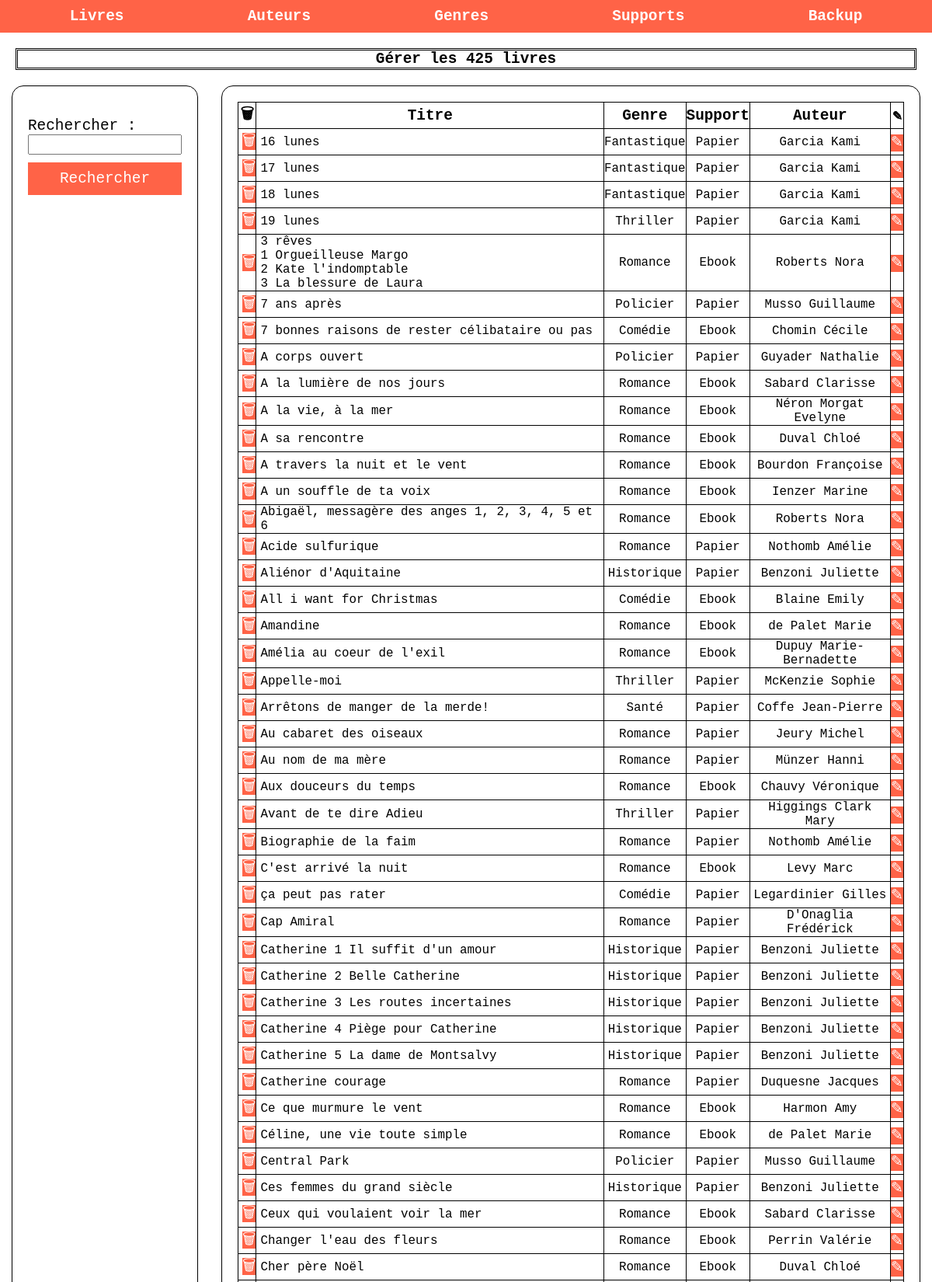
The page /?section=livre&action=voir (upper part) on the database its author committed.
### tables this page shows
CREATE TABLE `livre` (
  `livre_id` int(11) NOT NULL,
  `titre` varchar(500) NOT NULL,
  `fk_auteur` int(11) NOT NULL,
  `fk_genre` int(11) NOT NULL,
  `fk_support` int(11) NOT NULL
);

CREATE TABLE `genre` (
  `genre_id` int(11) NOT NULL,
  `nom` varchar(50) NOT NULL
);

CREATE TABLE `support` (
  `support_id` int(11) NOT NULL,
  `nom` varchar(50) NOT NULL
);

### index.php (called while the page is built, shortened)
<?php
    include("views/html/header.php");
    include("views/html/menu.php");
    include("controllers/router.php");
    include("views/html/footer.php");
?>

### controllers/livre/voir.php (called while the page is built, shortened)
<?php
$db = connexion();
$requete= "select l.livre_id, l.titre, g.nom as genre, s.nom as support, CONCAT(a.nom ,' ', a.prenom) as auteur2 from livre l JOIN auteur a ON l.fk_auteur = a.auteur_id JOIN genre g ON l.fk_genre = g.genre_id JOIN support s ON l.fk_support = s.support_id ORDER BY l.titre";
$stmt = $db->prepare($requete);
$stmt->execute(
    array(
    )
);
$livres = $stmt->fetchAll();
$countLivres = count($livres);
include("views/livre/voir.php");
?>

### views/livre/voir.php (the view, shortened to what this page needs)
<h2>Gérer les <?= $countLivres; ?> livres</h2>
<div class="flex row sa">
    <div id="gauche">
        <form method="post">
            <div class="flex col">
                <div class="flex col">
                    <label for="mot">Rechercher : </label>
                    <input type="text" name="mot" id="mot">
                </div>
                <input type="button" value="Rechercher" id="btn_search">
            </div>
        </form>
    </div>
    <div id="droite">
        <table>
            <thead>
            <tr>
                <th>🗑</th>
                <th>Titre</th>
                <th>Genre</th>
                <th>Support</th>
                <th>Auteur</th>
                <th>✎</th>
            </tr>
            </thead>
            <tbody>
            <?php
            if(count($livres) > 0){
                foreach($livres as $livre){
                    echo "<tr>";
                    echo "<td><a class='btn' href='?section=livre&action=supprimer&id=".$livre["livre_id"]."'>🗑</a>";
                    echo "<td>" . nl2br($livre["titre"]) . "</td>";
                    echo "<td>" . $livre["genre"] . "</td>";
                    echo "<td>" . $livre["support"] . "</td>";
                    echo "<td>" . $livre["auteur2"] . "</td>";
                    echo "<td><a class='btn' href='?section=livre&action=modifier&id=".$livre["livre_id"]."'>✎</a>";
                    echo "</tr>";
                }
            }
            else {
                if(strlen($message) == 0){
                    $message = "Il n'y a pas de livres";
                }
            }
            ?>
             </tbody>
        </table>
    </div>
    </div>

### views/html/header.php (shortened to what this page needs)
<!DOCTYPE html>
<html lang="en">
<head>
    <link rel="stylesheet" href="public/css/style.css">
</head>
<body>

### views/html/menu.php (shortened to what this page needs)
<nav>
    <div class="dropdown">
        <a href="?section=livre&action=voir">Livres</a>
    </div>
    <div class="dropdown">
        <a href="?section=auteur&action=voir">Auteurs</a>
    </div>
    <div class="dropdown">
        <a href="?section=genre&action=voir">Genres</a>
    </div>
    <div class="dropdown">
        <a href="?section=support&action=voir">Supports</a>
    </div>
    <p><a href="?section=backup&action=voir">Backup</a></p>
</nav>

### controllers/router.php (shortened to what this page needs)
<?php
    $tab = [
        "livre" => ["search_auteur", "search_titre","voir", "ajouter", "modifier", "supprimer"],
        "auteur" => ["voir", "ajouter", "modifier", "supprimer"],
        "genre" => ["voir", "ajouter", "modifier", "supprimer"],
        "support" => ["voir", "ajouter", "modifier", "supprimer"],
        "backup" => ["voir"]
    ];
    if(isset($_GET["section"], $_GET["action"])){
        $section = $_GET["section"];
        $action = $_GET["action"];
        if(array_key_exists($section, $tab)){
            if(in_array($action,$tab[$section])){
                include("controllers/$section/$action.php");
            }
            else {
                include("views/error/404.php");
            }
        }
        else {
            include("views/error/404.php");
        }
    }
    else {
        include("controllers/livre/search_auteur.php");
    }
?>

### public/css/style.css (style rules this page uses)
* { margin:0; padding:0; box-sizing: border-box; font-family: monospace; font-size: 1.1rem }
table, td, th { border: 1px solid black; }
td { font-size: 0.9rem; }
td, th { text-align: center; }
td:nth-of-type(2), td:first-of-type { text-align: left; padding-left: 5px; }
table { border-collapse: collapse; width: 100%; }
.flex { display: flex; }
.row { flex-direction: row; }
.col { flex-direction: column; }
.sa { justify-content: space-around; }
#gauche, #droite { border: 1px solid black; border-radius: 15px; padding: 20px; }
#gauche { width: 20%; }
#droite { width: 75%; }
h1,h2 { text-align: center; margin: 20px; border : 3px black double; }
nav { display: flex; flex-direction: row; justify-content: space-around; width: 100%; background-color: tomato; padding : 10px; }
nav a { color: white; font-weight: bolder; text-decoration: none; }
.dropdown { position: relative; display: inline-block; }
form div { margin : 10px 0; }
form input[type=submit], input[type=button] { width: 100%; background-color: tomato; border:none; padding : 10px; color : white; }
.btn { width: 100%; background-color: tomato; border:none; text-decoration: none; color : white; }

### rows shown on the page
livre: titre "16 lunes", fk_genre.nom "Fantastique", fk_support.nom "Papier", auteur2 "Garcia Kami"
livre: titre "17 lunes", fk_genre.nom "Fantastique", fk_support.nom "Papier", auteur2 "Garcia Kami"
livre: titre "18 lunes", fk_genre.nom "Fantastique", fk_support.nom "Papier", auteur2 "Garcia Kami"
livre: titre "19 lunes", fk_genre.nom "Thriller", fk_support.nom "Papier", auteur2 "Garcia Kami"
livre: titre "3 rêves 1 Orgueilleuse Margo 2 Kate l'indomptable 3 La blessure de Laura", fk_genre.nom "Romance", fk_support.nom "Ebook", auteur2 "Roberts Nora"
livre: titre "7 ans après", fk_genre.nom "Policier", fk_support.nom "Papier", auteur2 "Musso Guillaume"
livre: titre "7 bonnes raisons de rester célibataire ou pas", fk_genre.nom "Comédie", fk_support.nom "Ebook", auteur2 "Chomin Cécile"
livre: titre "A corps ouvert", fk_genre.nom "Policier", fk_support.nom "Papier", auteur2 "Guyader Nathalie"
livre: titre "A la lumière de nos jours", fk_genre.nom "Romance", fk_support.nom "Ebook", auteur2 "Sabard Clarisse"
livre: titre "A la vie, à la mer", fk_genre.nom "Romance", fk_support.nom "Ebook", auteur2 "Néron Morgat Evelyne"
livre: titre "A sa rencontre", fk_genre.nom "Romance", fk_support.nom "Ebook", auteur2 "Duval Chloé"
livre: titre "A travers la nuit et le vent", fk_genre.nom "Romance", fk_support.nom "Ebook", auteur2 "Bourdon Françoise"
livre: titre "A un souffle de ta voix", fk_genre.nom "Romance", fk_support.nom "Ebook", auteur2 "Ienzer Marine"
livre: titre "Abigaël, messagère des anges 1, 2, 3, 4, 5 et 6", fk_genre.nom "Romance", fk_support.nom "Ebook", auteur2 "Roberts Nora"
livre: titre "Acide sulfurique", fk_genre.nom "Romance", fk_support.nom "Papier", auteur2 "Nothomb Amélie"
livre: titre "Aliénor d'Aquitaine", fk_genre.nom "Historique", fk_support.nom "Papier", auteur2 "Benzoni Juliette"
livre: titre "All i want for Christmas", fk_genre.nom "Comédie", fk_support.nom "Ebook", auteur2 "Blaine Emily"
livre: titre "Amandine", fk_genre.nom "Romance", fk_support.nom "Ebook", auteur2 "de Palet Marie"
livre: titre "Amélia au coeur de l'exil", fk_genre.nom "Romance", fk_support.nom "Ebook", auteur2 "Dupuy Marie-Bernadette"
livre: titre "Appelle-moi", fk_genre.nom "Thriller", fk_support.nom "Papier", auteur2 "McKenzie Sophie"
livre: titre "Arrêtons de manger de la merde!", fk_genre.nom "Santé", fk_support.nom "Papier", auteur2 "Coffe Jean-Pierre"
livre: titre "Au cabaret des oiseaux", fk_genre.nom "Romance", fk_support.nom "Papier", auteur2 "Jeury Michel"
livre: titre "Au nom de ma mère", fk_genre.nom "Romance", fk_support.nom "Papier", auteur2 "Münzer Hanni"
livre: titre "Aux douceurs du temps", fk_genre.nom "Romance", fk_support.nom "Ebook", auteur2 "Chauvy Véronique"
livre: titre "Avant de te dire Adieu", fk_genre.nom "Thriller", fk_support.nom "Papier", auteur2 "Higgings Clark Mary"
livre: titre "Biographie de la faim", fk_genre.nom "Romance", fk_support.nom "Papier", auteur2 "Nothomb Amélie"
livre: titre "C'est arrivé la nuit", fk_genre.nom "Romance", fk_support.nom "Ebook", auteur2 "Levy Marc"
livre: titre "ça peut pas rater", fk_genre.nom "Comédie", fk_support.nom "Papier", auteur2 "Legardinier Gilles"
livre: titre "Cap Amiral", fk_genre.nom "Romance", fk_support.nom "Papier", auteur2 "D'Onaglia Frédérick"
livre: titre "Catherine 1 Il suffit d'un amour", fk_genre.nom "Historique", fk_support.nom "Papier", auteur2 "Benzoni Juliette"
livre: titre "Catherine 2 Belle Catherine", fk_genre.nom "Historique", fk_support.nom "Papier", auteur2 "Benzoni Juliette"
livre: titre "Catherine 3 Les routes incertaines", fk_genre.nom "Historique", fk_support.nom "Papier", auteur2 "Benzoni Juliette"
livre: titre "Catherine 4 Piège pour Catherine", fk_genre.nom "Historique", fk_support.nom "Papier", auteur2 "Benzoni Juliette"
livre: titre "Catherine 5 La dame de Montsalvy", fk_genre.nom "Historique", fk_support.nom "Papier", auteur2 "Benzoni Juliette"
livre: titre "Catherine courage", fk_genre.nom "Romance", fk_support.nom "Papier", auteur2 "Duquesne Jacques"
livre: titre "Ce que murmure le vent", fk_genre.nom "Romance", fk_support.nom "Ebook", auteur2 "Harmon Amy"
livre: titre "Céline, une vie toute simple", fk_genre.nom "Romance", fk_support.nom "Ebook", auteur2 "de Palet Marie"
livre: titre "Central Park", fk_genre.nom "Policier", fk_support.nom "Papier", auteur2 "Musso Guillaume"
livre: titre "Ces femmes du grand siècle", fk_genre.nom "Historique", fk_support.nom "Papier", auteur2 "Benzoni Juliette"
livre: titre "Ceux qui voulaient voir la mer", fk_genre.nom "Romance", fk_support.nom "Ebook", auteur2 "Sabard Clarisse"
livre: titre "Changer l'eau des fleurs", fk_genre.nom "Romance", fk_support.nom "Ebook", auteur2 "Perrin Valérie"
livre: titre "Cher père Noël", fk_genre.nom "Romance", fk_support.nom "Ebook", auteur2 "Duval Chloé"

### other values the page prints
$countLivres "425"
